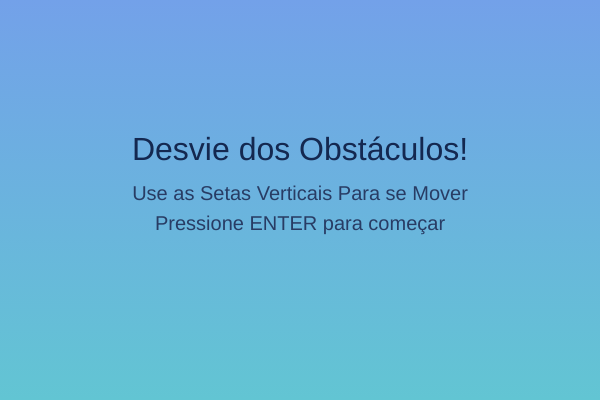
Frame 1 (no input)
Frame 60 (no input): identical to frame 1, image omitted
Frame 120 (the mouse pressed at the canvas centre since frame 60): identical to frame 1, image omitted

The p5.js sketch that drew this single still picture (run headless with seeded random() and noise() and a simulated clock; from frame 60 on, the mouse is pressed at the canvas centre):

// p5.js sketch
// ── sketch.js
// Variáveis principais do jogo
let player;              // Jogador (quadrado azul)
let obstacles = [];      // Lista de obstáculos (retângulos vermelhos)
let score = 0;           // Pontuação
let gameState = "start"; // Estados possíveis: "start", "play", "gameover"
let difficulty = 1;      // Nível de dificuldade
let startFrame;          // Frame inicial para calcular tempo
let elapsedTime = 2;     // Tempo congelado ao morrer
let fragments = [];      // Fragmentos do jogador ao despedaçar
let hitObstacle = null;  // Guarda o obstáculo atingido para brilhar

// Setup inicial
function setup() {
  createCanvas(600, 400);
  player = new Player();
}

// Loop principal
function draw() {
  drawBackground();

  if (gameState === "start") {
    startScreen();
  } else if (gameState === "play") {
    playGame();
  } else if (gameState === "gameover") {
    gameOverScreen();
  }
}


// Backgroud
function drawBackground() {
  let ctx = drawingContext;
  let gradient = ctx.createLinearGradient(0, 0, 0, height);
  gradient.addColorStop(0, "rgb(115,161,233)");
  gradient.addColorStop(1, "rgb(98,197,211)");
  ctx.fillStyle = gradient;
  ctx.fillRect(0, 0, width, height);
}


// Tela inicial
function startScreen() {
  textAlign(CENTER);
  textSize(32);
  fill(20, 40, 80);
  text("Desvie dos Obstáculos!", width/2, height/2 - 40);
  textSize(20);
  fill(40, 60, 100);
  text("Use as Setas Verticais Para se Mover", width/2, height/2);
  text("Pressione ENTER para começar", width/2, height/2 + 30);
}


// HUD (placar e informações)
function drawHUD() {
  stroke(0);
  strokeWeight(1);
  fill(255, 255, 255, 150);
  rect(10, 5, 580, 40, 10);

  noStroke();
  textSize(18);
  fill(0);
  textAlign(LEFT);
  text("Score: " + score, 20, 30);
  text("Dificuldade: " + difficulty, 220, 30);
  let currentTime = int((frameCount - startFrame) / 60); 
  text("Tempo: " + currentTime + "s", 420, 30);
}

// Lógica principal do jogo
function playGame() {
  player.update();
  player.show();

  // aumenta dificuldade conforme pontuação
  if (score % 350 === 0 && score > 0) {
    difficulty++;
  }

  // frequência de obstáculos
  let spawnRate = max(60 - difficulty * 10, 20); 
  if (frameCount % spawnRate === 0) {
    obstacles.push(new Obstacle(difficulty));
  }

  // atualiza obstáculos
  for (let i = obstacles.length - 1; i >= 0; i--) {
    obstacles[i].update();
    obstacles[i].show();

    // colisão
    if (player.hits(obstacles[i])) {
      elapsedTime = int((frameCount - startFrame) / 60);
      gameState = "gameover";

      // cria fragmentos do jogador
      for (let j = 0; j < 15; j++) {
        fragments.push(new Fragment(player.x, player.y, player.size));
      }

      // marca obstáculo atingido
      obstacles[i].hit = true;
      hitObstacle = obstacles[i];
    }

    // remove obstáculos fora da tela
    if (obstacles[i].offscreen()) {
      obstacles.splice(i, 1);
    }
  }

  score++;
  drawHUD();
}


// Tela de Game Over
function gameOverScreen() {
  // desenha obstáculo atingido com brilho
  if (hitObstacle) {
    hitObstacle.show();
    // resetar estilos para não afetar fragmentos
    noStroke();
    fill(30, 120, 255);
  }

  // desenha fragmentos do jogador
  for (let f of fragments) {
    f.update();
    f.show();
  }

  // textos
  textAlign(CENTER);
  textSize(32);
  fill(20, 40, 80);
  text("Game Over!", width/2, height/2 - 40);
  textSize(20);
  fill(40, 60, 100);
  text("Pontuação: " + score, width/2, height/2);
  text("Tempo jogado: " + elapsedTime + "s", width/2, height/2 + 20);
  text("Pressione ENTER para reiniciar", width/2, height/2 + 60);
}


// Reiniciar jogo
function keyPressed() {
  if ((gameState === "start" || gameState === "gameover") && keyCode === ENTER) {
    gameState = "play";
    score = 0;
    difficulty = 1;
    obstacles = [];
    fragments = [];
    hitObstacle = null;
    startFrame = frameCount;
    elapsedTime = 0;
  }
}

// Class Player
class Player {
  constructor() {
    this.x = 50;
    this.y = height/2;
    this.size = 30;
    this.baseSpeed = 5; 
    this.maxSpeed = 12; 
  }

  update() {
    let currentSpeed = min(this.baseSpeed + difficulty * 0.5, this.maxSpeed);
    if (keyIsDown(UP_ARROW)) this.y -= currentSpeed;
    if (keyIsDown(DOWN_ARROW)) this.y += currentSpeed;
    this.y = constrain(this.y, 0, height - this.size);
  }

  show() {
    fill(30, 120, 255);
    stroke(20, 40, 80);
    strokeWeight(2);
    rect(this.x, this.y, this.size, this.size, 5);
  }

  hits(obstacle) {
    return (this.x < obstacle.x + obstacle.w &&
            this.x + this.size > obstacle.x &&
            this.y < obstacle.y + obstacle.h &&
            this.y + this.size > obstacle.y);
  }
}

// Class Obstacle
class Obstacle {
  constructor(difficulty) {
    this.w = 20;
    this.h = random(40, 120);
    this.x = width;
    this.y = random(0, height - this.h);
    this.speed = 3 + difficulty; 
    this.hit = false;
  }

  update() {
    this.x -= this.speed;
  }

  show() {
    if (this.hit) {
      fill(255, 200, 0);
      stroke(255);
      strokeWeight(3);
    } else {
      fill(220, 40, 40);
      stroke(255, 100, 100);
      strokeWeight(2);
    }
    rect(this.x, this.y, this.w, this.h, 5);
  }

  offscreen() {
    return this.x + this.w < 0;
  }
}

// Classe Fragment
class Fragment {
  constructor(x, y, size) {
    this.x = x;
    this.y = y;
    this.size = random(5, 10);
    this.vx = random(-3, 3);
    this.vy = random(-3, 3);
    this.alpha = 255;
  }

  update() {
    this.x += this.vx;
    this.y += this.vy;
    this.vy += 0.08;
    this.alpha -= 3;
  }

  show() {
    if (this.alpha > 0) {
      fill(30, 120, 255, this.alpha);
      noStroke();
      rect(this.x, this.y, this.size, this.size, 3);
    }
  }
}
